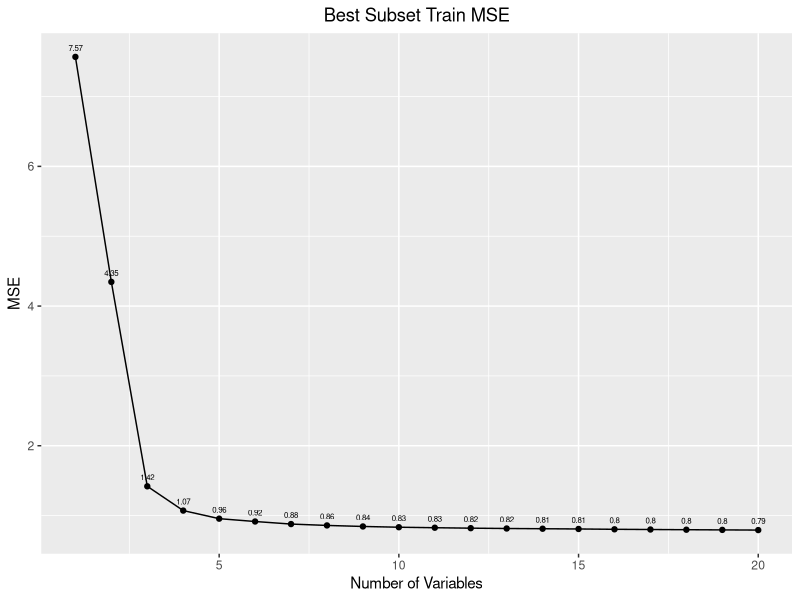
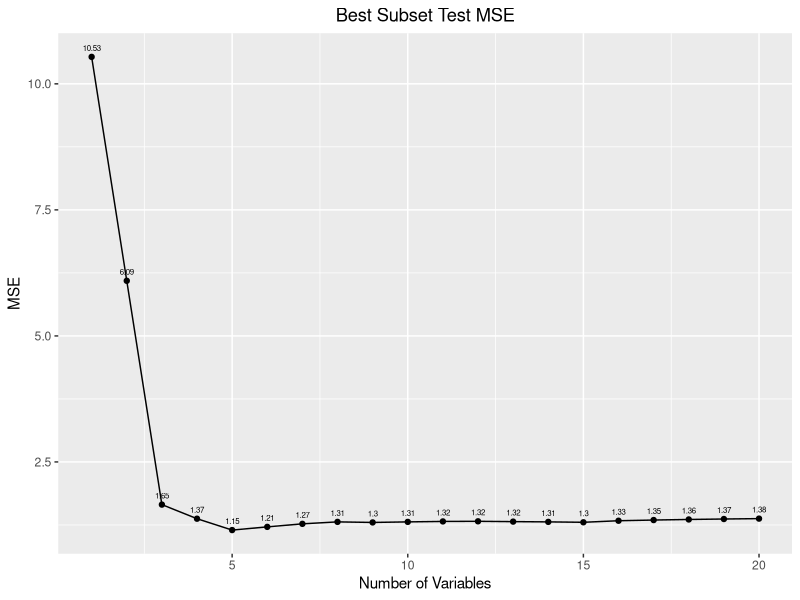
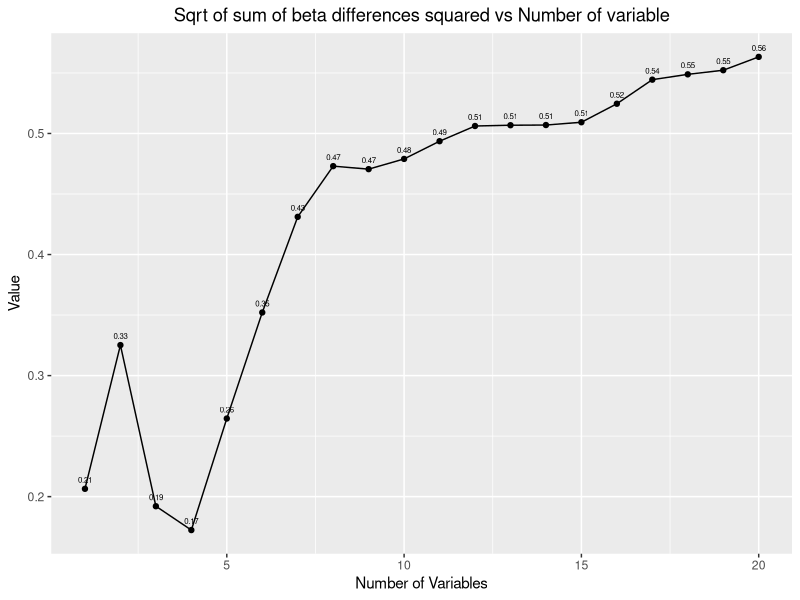
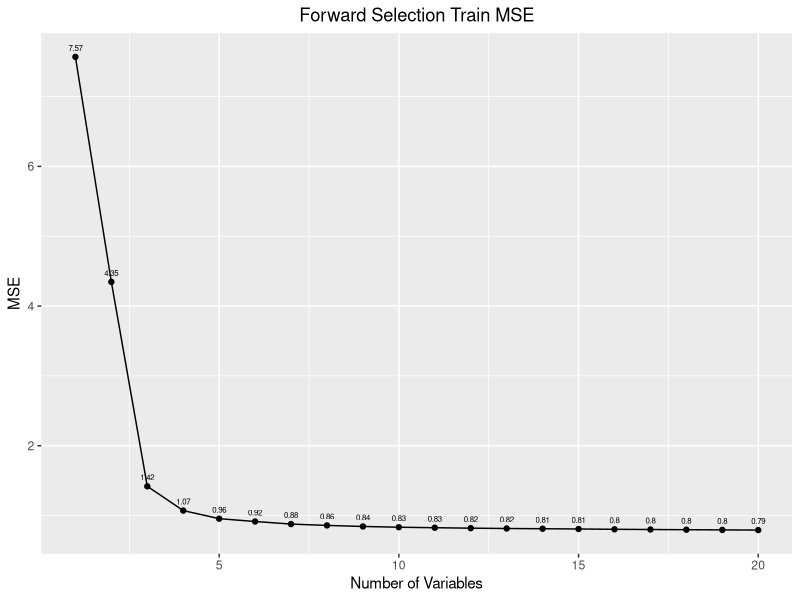
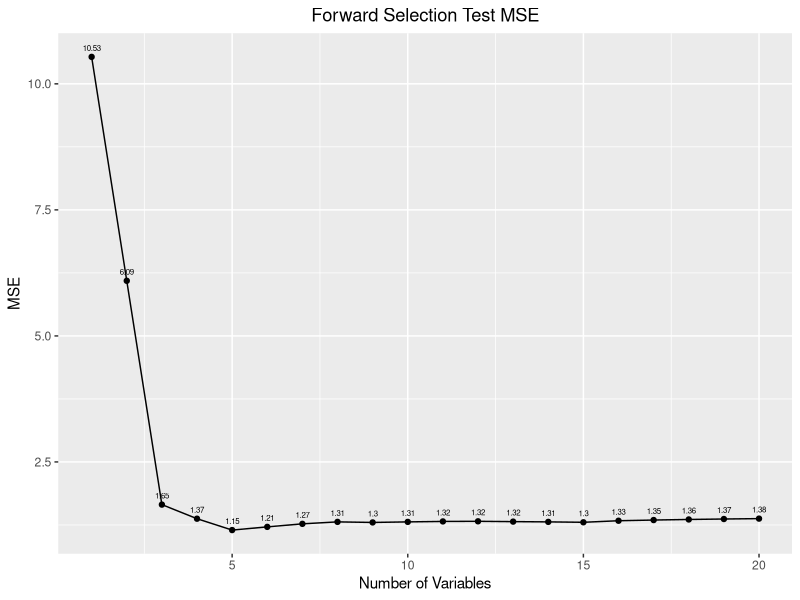
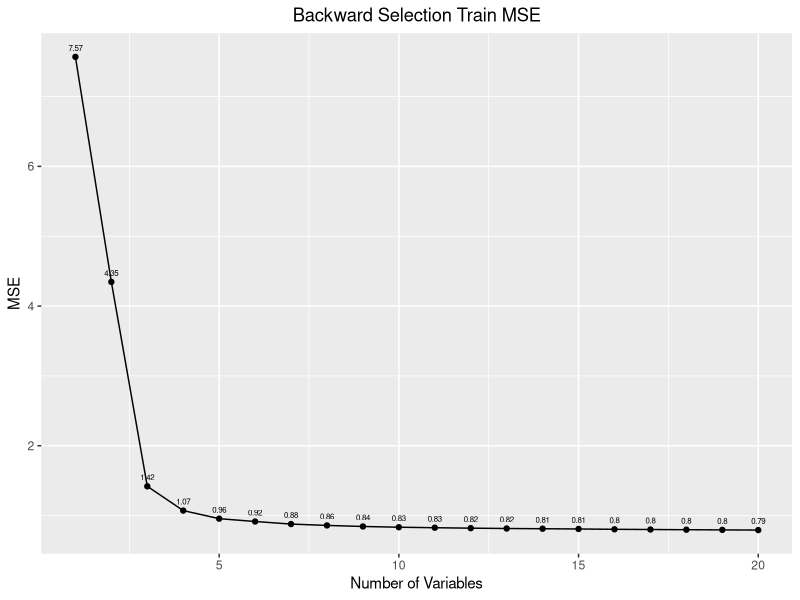
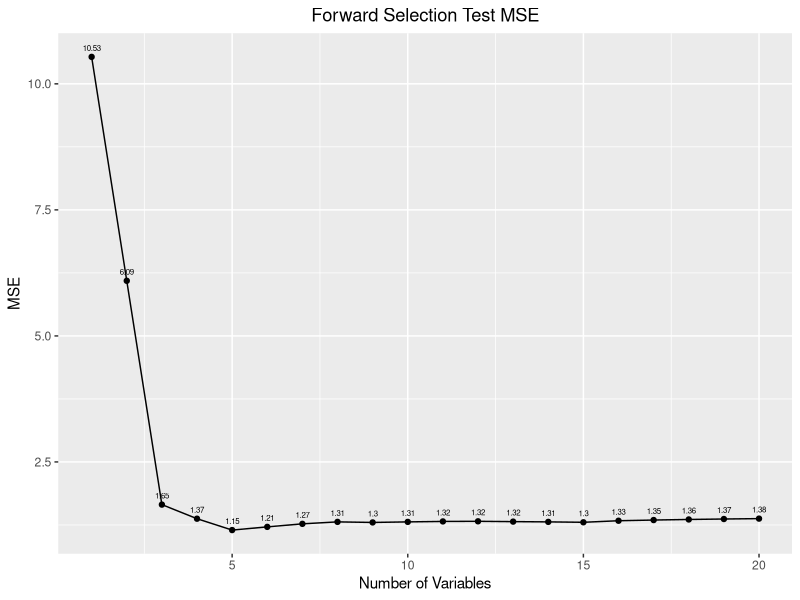

Write the R code that produced these figures, in order.
## ---- chunk 1
library("leaps")
library("ggplot2")
set.seed(0)

p <- 20
n <- 1000
# desing matrix X
X <- matrix(rnorm(n*p, 0, 1), nrow=n, ncol=p)
beta <- c(2, 2, 2, 0.5, 0.5, rep(0, p-5))
epsilon <- rnorm(n, 0, 1)
y <- X %*% beta + epsilon
## ---- chunk 2
df <- data.frame(y=y, X=X)
train_id <- sample(seq_len(nrow(df)), 100)
df_train <- df[train_id,]
df_test <- df[-train_id,]
## ---- chunk 3
regfit.full <- regsubsets(y~., df_train, nvmax = p, method="exhaustive")

train_mse <- rep(NA, p)
for (i in 1:p) {
   coefi <- coef(regfit.full,id=i)
   train_pred <- model.matrix(y~.,data=df_train)[, names(coefi)] %*% coefi
   train_mse[i] <- mean((df_train$y - train_pred)^2)
}

ggplot(data.frame(train_mse, x=1:p), aes(x=x, y=train_mse)) +
  geom_line() +
  ggtitle("Best Subset Train MSE") +
  xlab("Number of Variables") +
  ylab("MSE") +
  theme(plot.title = element_text(hjust = 0.5)) +
  geom_point() +
  geom_text(aes(label=round(train_mse, 2)), vjust=-1, size=2)
## ---- chunk 4
test_mse <- rep(NA, p)
for (i in 1:p) {
   coefi <- coef(regfit.full,id=i)
   test_pred <- model.matrix(y~.,data=df_test)[, names(coefi)] %*% coefi
   test_mse[i] <- mean((df_test$y - test_pred)^2)
}

ggplot(data.frame(test_mse, x=1:p), aes(x=x, y=test_mse)) +
  geom_line() +
  ggtitle("Best Subset Test MSE") +
  xlab("Number of Variables") +
  ylab("MSE") +
  theme(plot.title = element_text(hjust = 0.5)) +
  geom_point() +
  geom_text(aes(label=round(test_mse, 2)), vjust=-1, size=2)
## ---- chunk 5
which.min(train_mse)
which.min(test_mse)
## ---- chunk 6
coef(regfit.full,id=which.min(train_mse))
coef(regfit.full,id=which.min(test_mse))
## ---- chunk 7
for (i in 1:p){
   coef_names <- names(coef(regfit.full,id=i))
   beta[as.integer(sub("^X\\.", "", coef_names[2:length(coef_names)]))]
}

beta_diffs <- rep(NA, p)

for (i in 1:p){
   coefi <- coef(regfit.full,id=i)
   coef_names <- names(coef(regfit.full,id=i))
   coef_names <- coef_names[2:length(coef_names)]
   beta_diffs[i] <- sqrt(sum(( beta[as.integer(sub("^X\\.", "", coef_names))] - coefi[coef_names] )^2))
}

beta_diffs

ggplot(data.frame(beta_diffs, x=1:p), aes(x=x, y=beta_diffs)) +
  geom_line() +
  ggtitle("Sqrt of sum of beta differences squared vs Number of variable") +
  xlab("Number of Variables") +
  ylab("Value") +
  theme(plot.title = element_text(hjust = 0.5)) +
  geom_point() +
  geom_text(aes(label=round(beta_diffs, 2)), vjust=-1, size=2)

## ---- chunk 8
regfit.forward <- regsubsets(y~., df_train, nvmax = p, method="forward")

train_mse <- rep(NA, p)
for (i in 1:p) {
   coefi <- coef(regfit.forward,id=i)
   train_pred <- model.matrix(y~.,data=df_train)[, names(coefi)] %*% coefi
   train_mse[i] <- mean((df_train$y - train_pred)^2)
}

ggplot(data.frame(train_mse, x=1:p), aes(x=x, y=train_mse)) +
  geom_line() +
  ggtitle("Forward Selection Train MSE") +
  xlab("Number of Variables") +
  ylab("MSE") +
  theme(plot.title = element_text(hjust = 0.5)) +
  geom_point() +
  geom_text(aes(label=round(train_mse, 2)), vjust=-1, size=2)
## ---- chunk 9
test_mse <- rep(NA, p)

for (i in 1:p) {
   coefi <- coef(regfit.forward,id=i)
   test_pred <- model.matrix(y~.,data=df_test)[, names(coefi)] %*% coefi
   test_mse[i] <- mean((df_test$y - test_pred)^2)
}

ggplot(data.frame(test_mse, x=1:p), aes(x=x, y=test_mse)) +
  geom_line() +
  ggtitle("Forward Selection Test MSE") +
  xlab("Number of Variables") +
  ylab("MSE") +
  theme(plot.title = element_text(hjust = 0.5)) +
  geom_point() +
  geom_text(aes(label=round(test_mse, 2)), vjust=-1, size=2)
## ---- chunk 10
which.min(train_mse)
which.min(test_mse)
## ---- chunk 11
coef(regfit.forward,id=which.min(train_mse))
coef(regfit.forward,id=which.min(test_mse))
## ---- chunk 12

regfit.backward <- regsubsets(y~., df_train, nvmax = p, method="backward")

train_mse <- rep(NA, p)
for (i in 1:p) {
   coefi <- coef(regfit.backward,id=i)
   train_pred <- model.matrix(y~.,data=df_train)[, names(coefi)] %*% coefi
   train_mse[i] <- mean((df_train$y - train_pred)^2)
}

ggplot(data.frame(train_mse, x=1:p), aes(x=x, y=train_mse)) +
  geom_line() +
  ggtitle("Backward Selection Train MSE") +
  xlab("Number of Variables") +
  ylab("MSE") +
  theme(plot.title = element_text(hjust = 0.5)) +
  geom_point() +
  geom_text(aes(label=round(train_mse, 2)), vjust=-1, size=2)
## ---- chunk 13
test_mse <- rep(NA, p)

for (i in 1:p) {
   coefi <- coef(regfit.backward,id=i)
   test_pred <- model.matrix(y~.,data=df_test)[, names(coefi)] %*% coefi
   test_mse[i] <- mean((df_test$y - test_pred)^2)
}

ggplot(data.frame(test_mse, x=1:p), aes(x=x, y=test_mse)) +
  geom_line() +
  ggtitle("Forward Selection Test MSE") +
  xlab("Number of Variables") +
  ylab("MSE") +
  theme(plot.title = element_text(hjust = 0.5)) +
  geom_point() +
  geom_text(aes(label=round(test_mse, 2)), vjust=-1, size=2)
## ---- chunk 14
which.min(train_mse)
which.min(test_mse)
## ---- chunk 15

coef(regfit.backward,id=which.min(train_mse))
coef(regfit.backward,id=which.min(test_mse))
